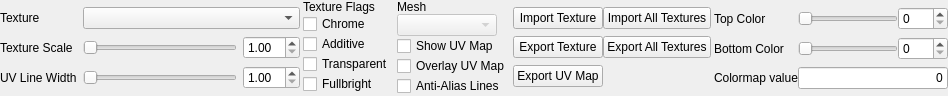
<?xml version="1.0" encoding="UTF-8"?>
<ui version="4.0">
 <class>ui::assets::studiomodel::StudioModelTexturesPanel</class>
 <widget class="QWidget" name="ui::assets::studiomodel::StudioModelTexturesPanel">
  <property name="geometry">
   <rect>
    <x>0</x>
    <y>0</y>
    <width>928</width>
    <height>86</height>
   </rect>
  </property>
  <property name="windowTitle">
   <string>Form</string>
  </property>
  <layout class="QGridLayout" name="gridLayout_2">
   <property name="leftMargin">
    <number>0</number>
   </property>
   <property name="topMargin">
    <number>0</number>
   </property>
   <property name="rightMargin">
    <number>0</number>
   </property>
   <property name="bottomMargin">
    <number>0</number>
   </property>
   <property name="horizontalSpacing">
    <number>3</number>
   </property>
   <property name="verticalSpacing">
    <number>0</number>
   </property>
   <item row="0" column="3">
    <layout class="QGridLayout" name="gridLayout_4">
     <property name="verticalSpacing">
      <number>0</number>
     </property>
     <item row="1" column="1">
      <widget class="QPushButton" name="ExportTexture">
       <property name="text">
        <string>Export Texture</string>
       </property>
      </widget>
     </item>
     <item row="0" column="1">
      <widget class="QPushButton" name="ImportTexture">
       <property name="text">
        <string>Import Texture</string>
       </property>
      </widget>
     </item>
     <item row="2" column="1">
      <widget class="QPushButton" name="ExportUVMap">
       <property name="text">
        <string>Export UV Map</string>
       </property>
      </widget>
     </item>
     <item row="0" column="2">
      <widget class="QPushButton" name="ImportAllTextures">
       <property name="text">
        <string>Import All Textures</string>
       </property>
      </widget>
     </item>
     <item row="1" column="2">
      <widget class="QPushButton" name="ExportAllTextures">
       <property name="text">
        <string>Export All Textures</string>
       </property>
      </widget>
     </item>
    </layout>
   </item>
   <item row="0" column="4">
    <layout class="QGridLayout" name="gridLayout_5">
     <property name="verticalSpacing">
      <number>0</number>
     </property>
     <item row="1" column="0">
      <widget class="QLabel" name="label_4">
       <property name="text">
        <string>Bottom Color</string>
       </property>
      </widget>
     </item>
     <item row="1" column="1">
      <widget class="QSlider" name="BottomColorSlider">
       <property name="sizePolicy">
        <sizepolicy hsizetype="Fixed" vsizetype="Fixed">
         <horstretch>0</horstretch>
         <verstretch>0</verstretch>
        </sizepolicy>
       </property>
       <property name="minimumSize">
        <size>
         <width>100</width>
         <height>0</height>
        </size>
       </property>
       <property name="maximumSize">
        <size>
         <width>100</width>
         <height>16777215</height>
        </size>
       </property>
       <property name="maximum">
        <number>255</number>
       </property>
       <property name="orientation">
        <enum>Qt::Horizontal</enum>
       </property>
      </widget>
     </item>
     <item row="0" column="0">
      <widget class="QLabel" name="label_3">
       <property name="text">
        <string>Top Color</string>
       </property>
      </widget>
     </item>
     <item row="0" column="1">
      <widget class="QSlider" name="TopColorSlider">
       <property name="sizePolicy">
        <sizepolicy hsizetype="Fixed" vsizetype="Fixed">
         <horstretch>0</horstretch>
         <verstretch>0</verstretch>
        </sizepolicy>
       </property>
       <property name="minimumSize">
        <size>
         <width>100</width>
         <height>0</height>
        </size>
       </property>
       <property name="maximumSize">
        <size>
         <width>100</width>
         <height>16777215</height>
        </size>
       </property>
       <property name="maximum">
        <number>255</number>
       </property>
       <property name="orientation">
        <enum>Qt::Horizontal</enum>
       </property>
      </widget>
     </item>
     <item row="2" column="0">
      <widget class="QLabel" name="label_5">
       <property name="text">
        <string>Colormap value</string>
       </property>
      </widget>
     </item>
     <item row="0" column="2">
      <widget class="QSpinBox" name="TopColorSpinner">
       <property name="sizePolicy">
        <sizepolicy hsizetype="Fixed" vsizetype="Fixed">
         <horstretch>0</horstretch>
         <verstretch>0</verstretch>
        </sizepolicy>
       </property>
       <property name="minimumSize">
        <size>
         <width>50</width>
         <height>0</height>
        </size>
       </property>
       <property name="maximumSize">
        <size>
         <width>50</width>
         <height>16777215</height>
        </size>
       </property>
       <property name="maximum">
        <number>255</number>
       </property>
      </widget>
     </item>
     <item row="1" column="2">
      <widget class="QSpinBox" name="BottomColorSpinner">
       <property name="sizePolicy">
        <sizepolicy hsizetype="Fixed" vsizetype="Fixed">
         <horstretch>0</horstretch>
         <verstretch>0</verstretch>
        </sizepolicy>
       </property>
       <property name="minimumSize">
        <size>
         <width>50</width>
         <height>0</height>
        </size>
       </property>
       <property name="maximumSize">
        <size>
         <width>50</width>
         <height>16777215</height>
        </size>
       </property>
       <property name="maximum">
        <number>255</number>
       </property>
      </widget>
     </item>
     <item row="2" column="1" colspan="2">
      <widget class="QLineEdit" name="ColormapValue">
       <property name="text">
        <string>0</string>
       </property>
       <property name="alignment">
        <set>Qt::AlignRight|Qt::AlignTrailing|Qt::AlignVCenter</set>
       </property>
       <property name="readOnly">
        <bool>true</bool>
       </property>
      </widget>
     </item>
    </layout>
   </item>
   <item row="0" column="5">
    <spacer name="horizontalSpacer">
     <property name="orientation">
      <enum>Qt::Horizontal</enum>
     </property>
     <property name="sizeHint" stdset="0">
      <size>
       <width>0</width>
       <height>20</height>
      </size>
     </property>
    </spacer>
   </item>
   <item row="1" column="0">
    <spacer name="verticalSpacer">
     <property name="orientation">
      <enum>Qt::Vertical</enum>
     </property>
     <property name="sizeHint" stdset="0">
      <size>
       <width>20</width>
       <height>0</height>
      </size>
     </property>
    </spacer>
   </item>
   <item row="0" column="0">
    <widget class="QWidget" name="TexturesWidget" native="true">
     <property name="sizePolicy">
      <sizepolicy hsizetype="Fixed" vsizetype="Preferred">
       <horstretch>0</horstretch>
       <verstretch>0</verstretch>
      </sizepolicy>
     </property>
     <property name="minimumSize">
      <size>
       <width>300</width>
       <height>0</height>
      </size>
     </property>
     <property name="maximumSize">
      <size>
       <width>200</width>
       <height>16777215</height>
      </size>
     </property>
     <layout class="QGridLayout" name="gridLayout" columnminimumwidth="0,0,0,0">
      <property name="sizeConstraint">
       <enum>QLayout::SetDefaultConstraint</enum>
      </property>
      <property name="leftMargin">
       <number>0</number>
      </property>
      <property name="topMargin">
       <number>0</number>
      </property>
      <property name="rightMargin">
       <number>0</number>
      </property>
      <property name="bottomMargin">
       <number>0</number>
      </property>
      <property name="verticalSpacing">
       <number>0</number>
      </property>
      <item row="3" column="2">
       <widget class="QSlider" name="ScaleTextureViewSlider">
        <property name="sizePolicy">
         <sizepolicy hsizetype="Preferred" vsizetype="Fixed">
          <horstretch>0</horstretch>
          <verstretch>0</verstretch>
         </sizepolicy>
        </property>
        <property name="minimumSize">
         <size>
          <width>0</width>
          <height>0</height>
         </size>
        </property>
        <property name="maximumSize">
         <size>
          <width>16777215</width>
          <height>16777215</height>
         </size>
        </property>
        <property name="minimum">
         <number>1</number>
        </property>
        <property name="maximum">
         <number>20</number>
        </property>
        <property name="orientation">
         <enum>Qt::Horizontal</enum>
        </property>
       </widget>
      </item>
      <item row="4" column="1">
       <widget class="QLabel" name="label_2">
        <property name="text">
         <string>UV Line Width</string>
        </property>
       </widget>
      </item>
      <item row="3" column="1">
       <widget class="QLabel" name="label">
        <property name="text">
         <string>Texture Scale</string>
        </property>
       </widget>
      </item>
      <item row="4" column="2">
       <widget class="QSlider" name="UVLineWidthSlider">
        <property name="minimum">
         <number>1</number>
        </property>
        <property name="maximum">
         <number>20</number>
        </property>
        <property name="orientation">
         <enum>Qt::Horizontal</enum>
        </property>
       </widget>
      </item>
      <item row="4" column="3">
       <widget class="QDoubleSpinBox" name="UVLineWidthSpinner">
        <property name="minimum">
         <double>1.000000000000000</double>
        </property>
        <property name="maximum">
         <double>10.000000000000000</double>
        </property>
       </widget>
      </item>
      <item row="0" column="2" colspan="2">
       <widget class="QComboBox" name="Textures">
        <property name="sizePolicy">
         <sizepolicy hsizetype="Preferred" vsizetype="Fixed">
          <horstretch>0</horstretch>
          <verstretch>0</verstretch>
         </sizepolicy>
        </property>
        <property name="minimumSize">
         <size>
          <width>0</width>
          <height>0</height>
         </size>
        </property>
        <property name="maximumSize">
         <size>
          <width>16777215</width>
          <height>16777215</height>
         </size>
        </property>
       </widget>
      </item>
      <item row="0" column="1">
       <widget class="QLabel" name="label_6">
        <property name="text">
         <string>Texture</string>
        </property>
       </widget>
      </item>
      <item row="3" column="3">
       <widget class="QDoubleSpinBox" name="ScaleTextureViewSpinner">
        <property name="minimum">
         <double>1.000000000000000</double>
        </property>
        <property name="maximum">
         <double>20.000000000000000</double>
        </property>
       </widget>
      </item>
     </layout>
    </widget>
   </item>
   <item row="0" column="1">
    <layout class="QGridLayout" name="gridLayout_3">
     <property name="verticalSpacing">
      <number>0</number>
     </property>
     <item row="1" column="0">
      <widget class="QCheckBox" name="Chrome">
       <property name="text">
        <string>Chrome</string>
       </property>
      </widget>
     </item>
     <item row="5" column="0">
      <spacer name="verticalSpacer_2">
       <property name="orientation">
        <enum>Qt::Vertical</enum>
       </property>
       <property name="sizeHint" stdset="0">
        <size>
         <width>20</width>
         <height>0</height>
        </size>
       </property>
      </spacer>
     </item>
     <item row="3" column="0">
      <widget class="QCheckBox" name="Transparent">
       <property name="text">
        <string>Transparent</string>
       </property>
      </widget>
     </item>
     <item row="4" column="0">
      <widget class="QCheckBox" name="Fullbright">
       <property name="text">
        <string>Fullbright</string>
       </property>
      </widget>
     </item>
     <item row="2" column="0">
      <widget class="QCheckBox" name="Additive">
       <property name="text">
        <string>Additive</string>
       </property>
      </widget>
     </item>
     <item row="0" column="0">
      <widget class="QLabel" name="label_8">
       <property name="text">
        <string>Texture Flags</string>
       </property>
      </widget>
     </item>
    </layout>
   </item>
   <item row="0" column="2">
    <layout class="QVBoxLayout" name="verticalLayout">
     <property name="spacing">
      <number>0</number>
     </property>
     <property name="leftMargin">
      <number>0</number>
     </property>
     <item>
      <widget class="QLabel" name="label_7">
       <property name="text">
        <string>Mesh</string>
       </property>
      </widget>
     </item>
     <item>
      <widget class="QComboBox" name="Meshes">
       <property name="enabled">
        <bool>false</bool>
       </property>
       <property name="sizePolicy">
        <sizepolicy hsizetype="Fixed" vsizetype="Fixed">
         <horstretch>0</horstretch>
         <verstretch>0</verstretch>
        </sizepolicy>
       </property>
       <property name="minimumSize">
        <size>
         <width>100</width>
         <height>0</height>
        </size>
       </property>
       <property name="maximumSize">
        <size>
         <width>100</width>
         <height>16777215</height>
        </size>
       </property>
      </widget>
     </item>
     <item>
      <widget class="QCheckBox" name="ShowUVMap">
       <property name="text">
        <string>Show UV Map</string>
       </property>
      </widget>
     </item>
     <item>
      <widget class="QCheckBox" name="OverlayUVMap">
       <property name="text">
        <string>Overlay UV Map</string>
       </property>
      </widget>
     </item>
     <item>
      <widget class="QCheckBox" name="AntiAliasLines">
       <property name="text">
        <string>Anti-Alias Lines</string>
       </property>
      </widget>
     </item>
     <item>
      <spacer name="verticalSpacer_3">
       <property name="orientation">
        <enum>Qt::Vertical</enum>
       </property>
       <property name="sizeHint" stdset="0">
        <size>
         <width>20</width>
         <height>0</height>
        </size>
       </property>
      </spacer>
     </item>
    </layout>
   </item>
  </layout>
 </widget>
 <resources/>
 <connections/>
</ui>
